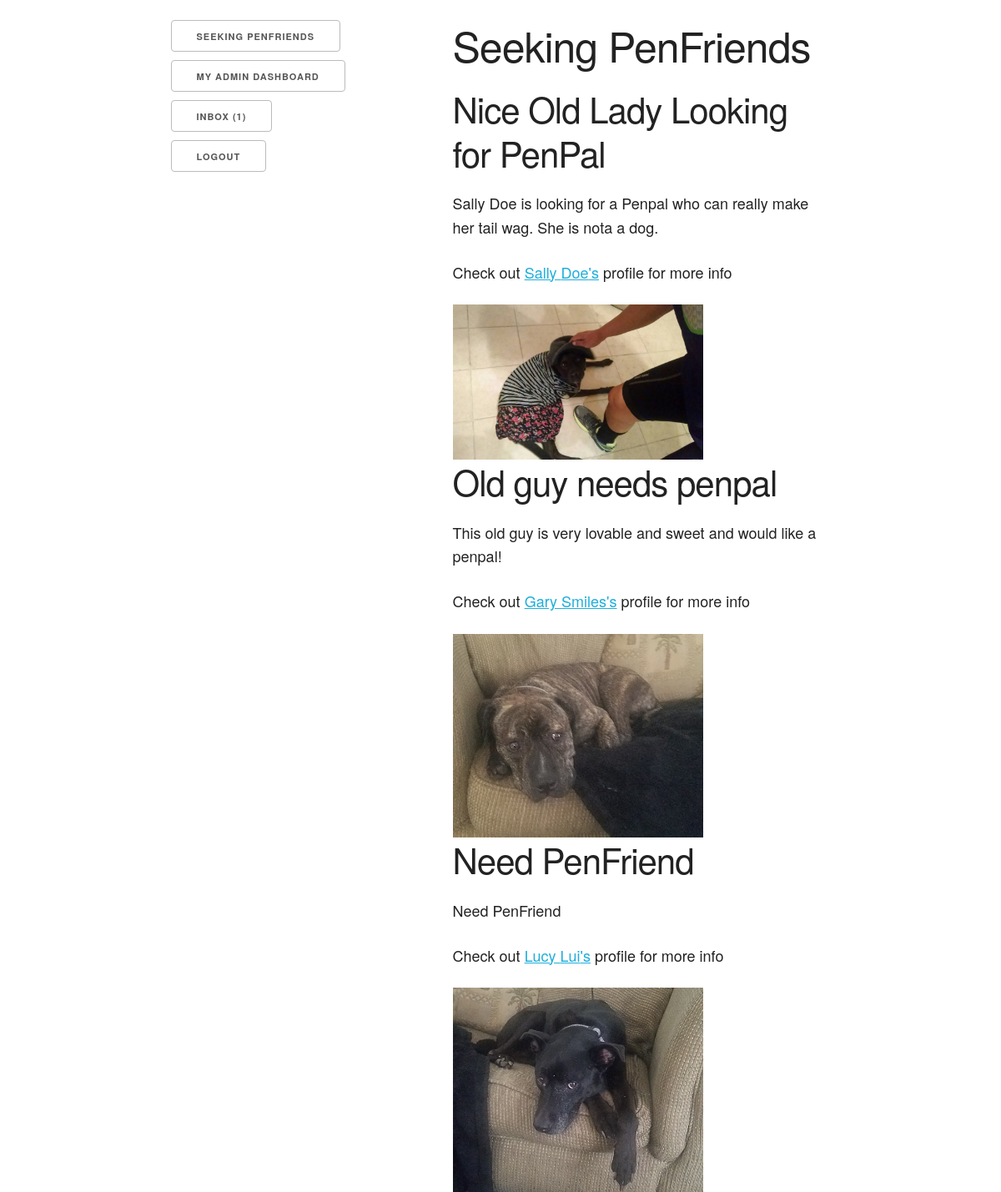
The app's page /penfriends (signed in) with its own data.
### penfriends_app/models.py (models this page shows)
class Post(models.Model):
    title = models.CharField(max_length=255)
    body = models.TextField()
    maker = models.ForeignKey(User, related_name="posts", on_delete = models.CASCADE)
    for_resident = models.ForeignKey(Resident, related_name="res_posts", on_delete=models.CASCADE)
    created_at = models.DateTimeField(auto_now_add=True)
    updated_at = models.DateTimeField(auto_now=True)

class Resident(models.Model):
    first_name = models.CharField(max_length=255)
    last_name = models.CharField(max_length=255)
    picture = models.ImageField(blank=True)
    bio = models.TextField()
    creator = models.ForeignKey(User, related_name="residents", on_delete = models.CASCADE)
    penfriends = models.ManyToManyField(User, related_name="penpal_residents")
    created_at = models.DateTimeField(auto_now_add=True)
    updated_at = models.DateTimeField(auto_now=True)

### penfriends_app/views.py (the view)
# urls.py: path("penfriends", include("penfriends_app.urls")) # penfriends is the starting root for all penfriends stuff
def penfriends(request): #GET REQUEST
    if "user_id" not in request.session:
        messages.error(request, "You must be logged in to view this site")
        return redirect ("/")
    else:
        this_user = User.objects.get(id=request.session["user_id"])
        if this_user.recipient_messages:
            unread_messages = this_user.recipient_messages.filter(unread = True)
            unread_message_count = unread_messages.count()
        all_the_posts = Post.objects.all()
        context = {
        "this_user": this_user,
        "all_the_posts": all_the_posts,
        "unread_message_count": unread_message_count
    }
    return render(request, "penfriends.html", context)

### penfriends_app/templates/penfriends.html (shortened to what this page needs)
<!DOCTYPE html>
<html lang="en-US">
<head>
    <link href="https://cdn.jsdelivr.net/npm/bootstrap@5.1.0/dist/css/bootstrap.min.css" rel="stylesheet">
    {% load static %}
    <link rel="stylesheet" href="{% static 'normalize.css' %}">
    <link rel="stylesheet" href="{% static 'skeleton.css' %}">
</head>
<body>
    <div class="container">
        <div class="row"><div class="twelve columns"><br></div></div>
        <div class="row">
        <div class="one column"><br></div>
        <div class="two columns">
            <a href="/penfriends" class="button">Seeking PenFriends</a>
            {% if this_user.category == "admin" %}
            <a href="/penfriends/dashboard/admin" class="button">My Admin Dashboard</a>
            {% endif %}
            <a href="/penfriends/inbox" class="button">Inbox ({{unread_message_count}})</a>
            <a href="/logout" class="button">Logout</a>
        </div>
        <div class="two columns"><br></div>
            <div class="six columns">
            <h1>Seeking PenFriends</h1>
            <div id="post_block">
                {% for post in all_the_posts %}
                <div id="post">
                    <h2>{{post.title}}</h2>
                    <p>{{post.body}}</p>
                    <p>Check out <a href="/penfriends/resident/{{post.for_resident.id}}">{{post.for_resident.first_name}} {{post.for_resident.last_name}}'s</a> profile for more info</p>
                    <img src={{post.for_resident.picture.url}} alt="{{post.for_resident.first_name}} {{post.for_resident.last_name}}">
                </div>
                {% endfor %}
            </div>
            </div>
            <div class="one column"><br></div>
        </div>
        </div>
</body>
</html>

### penfriends_app/static/skeleton.css (style rules this page uses)
.container { position: relative; width: 100%; max-width: 960px; margin: 0 auto; padding: 0 20px; box-sizing: border-box; }
.column, .columns { width: 100%; float: left; box-sizing: border-box; }
@media (min-width: 400px) { .container { width: 85%; padding: 0; } }
@media (min-width: 550px) { .container { width: 80%; } }
@media (min-width: 550px) { .column, .columns { margin-left: 4%; } }
@media (min-width: 550px) { .column:first-child, .columns:first-child { margin-left: 0; } }
@media (min-width: 550px) { .one.column, .one.columns { width: 4.66666666667%; } }
@media (min-width: 550px) { .two.columns { width: 13.3333333333%; } }
@media (min-width: 550px) { .six.columns { width: 48%; } }
@media (min-width: 550px) { .twelve.columns { width: 100%; margin-left: 0; } }
html { font-size: 62.5%; }
body { font-size: 1.5em; line-height: 1.6; font-weight: 400; font-family: "Raleway", "HelveticaNeue", "Helvetica Neue", Helvetica, Arial, sans-serif; color: #222; }
h1, h2, h3, h4, h5, h6 { margin-top: 0; margin-bottom: 2rem; font-weight: 300; }
h1 { font-size: 4.0rem; line-height: 1.2; letter-spacing: -.1rem; }
h2 { font-size: 3.6rem; line-height: 1.25; letter-spacing: -.1rem; }
@media (min-width: 550px) { h1 { font-size: 5.0rem; } }
@media (min-width: 550px) { h2 { font-size: 4.2rem; } }
p { margin-top: 0; font-size: larger; }
a { color: #1EAEDB; }
.button, button, input[type="submit"], input[type="reset"], input[type="button"] { display: inline-block; height: 38px; padding: 0 30px; color: #555; text-align: center; font-size: 11px; font-weight: 600; line-height: 38px; letter-spacing: .1rem; text-transform: uppercase; text-decoration: none; white-space: nowrap; background-color: transparent; border-radius: 4px; border: 1px solid #bbb; cursor: pointer; box-sizing: border-box; }
button, .button { margin-bottom: 1rem; }
pre, blockquote, dl, figure, table, p, ul, ol, form { margin-bottom: 2.5rem; }
img { max-width: 300px; }
.container:after, .row:after, .u-cf { content: ""; display: table; clear: both; }

### records on screen
Post: title "Nice Old Lady Looking for PenPal", body "Sally Doe is looking for a Penpal who can really make her tail wag. She is nota a dog.", for_resident.first_name "Sally", for_resident.last_name "Doe", for_resident.picture (picture)
Post: title "Old guy needs penpal", body "This old guy is very lovable and sweet and would like a penpal!", for_resident.first_name "Gary", for_resident.last_name "Smiles", for_resident.picture (picture)
Post: title "Need PenFriend", body "Need PenFriend", for_resident.first_name "Lucy", for_resident.last_name "Lui", for_resident.picture (picture)

### other values on screen
{{ unread_message_count }} "1"
